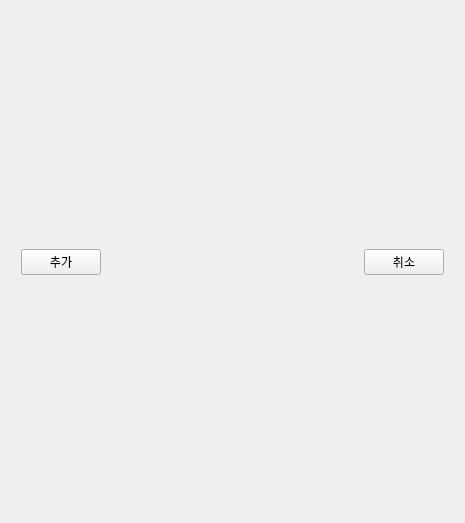
<?xml version="1.0" encoding="UTF-8"?>
<ui version="4.0">
 <class>employee_form</class>
 <widget class="QWidget" name="employee_form">
  <property name="geometry">
   <rect>
    <x>0</x>
    <y>0</y>
    <width>465</width>
    <height>523</height>
   </rect>
  </property>
  <property name="windowTitle">
   <string>사원 관리</string>
  </property>
  <layout class="QGridLayout" name="gridLayout">
   <item row="0" column="0">
    <layout class="QVBoxLayout" name="verticalLayout">
     <item>
      <widget class="EmployeeContent" name="item" native="true">
       <property name="minimumSize">
        <size>
         <width>300</width>
         <height>200</height>
        </size>
       </property>
      </widget>
     </item>
     <item>
      <layout class="QHBoxLayout" name="horizontalLayout">
       <property name="leftMargin">
        <number>10</number>
       </property>
       <property name="rightMargin">
        <number>10</number>
       </property>
       <item>
        <widget class="QPushButton" name="btn_add">
         <property name="text">
          <string>추가</string>
         </property>
        </widget>
       </item>
       <item>
        <spacer name="horizontalSpacer">
         <property name="orientation">
          <enum>Qt::Horizontal</enum>
         </property>
         <property name="sizeHint" stdset="0">
          <size>
           <width>40</width>
           <height>20</height>
          </size>
         </property>
        </spacer>
       </item>
       <item>
        <widget class="QPushButton" name="btn_cancel">
         <property name="text">
          <string>취소</string>
         </property>
        </widget>
       </item>
      </layout>
     </item>
     <item>
      <widget class="EmployeeTableViewWidget" name="table" native="true"/>
     </item>
    </layout>
   </item>
  </layout>
 </widget>
 <customwidgets>
  <customwidget>
   <class>EmployeeContent</class>
   <extends>QWidget</extends>
   <header>ui/designer/ui_content_employee.h</header>
   <container>1</container>
  </customwidget>
  <customwidget>
   <class>EmployeeTableViewWidget</class>
   <extends>QWidget</extends>
   <header>ui/table_view/employee_table_view.h</header>
   <container>1</container>
  </customwidget>
 </customwidgets>
 <resources/>
 <connections>
  <connection>
   <sender>btn_add</sender>
   <signal>clicked()</signal>
   <receiver>employee_form</receiver>
   <slot>execAddOrUpdate()</slot>
   <hints>
    <hint type="sourcelabel">
     <x>80</x>
     <y>303</y>
    </hint>
    <hint type="destinationlabel">
     <x>5</x>
     <y>234</y>
    </hint>
   </hints>
  </connection>
  <connection>
   <sender>btn_cancel</sender>
   <signal>clicked()</signal>
   <receiver>employee_form</receiver>
   <slot>execCancel()</slot>
   <hints>
    <hint type="sourcelabel">
     <x>442</x>
     <y>303</y>
    </hint>
    <hint type="destinationlabel">
     <x>462</x>
     <y>237</y>
    </hint>
   </hints>
  </connection>
 </connections>
 <slots>
  <slot>execAddOrUpdate()</slot>
  <slot>execCancel()</slot>
 </slots>
</ui>
